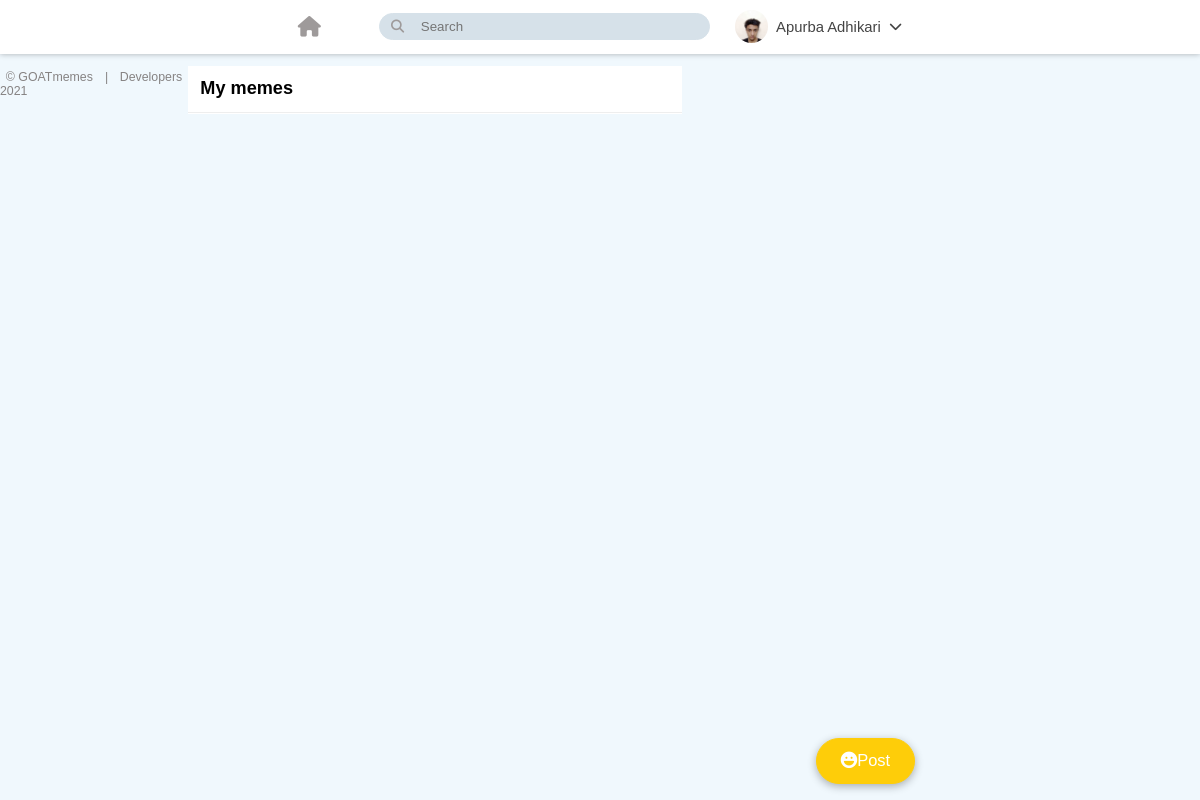
The page /mymemes (signed in) on the database as committed earlier.
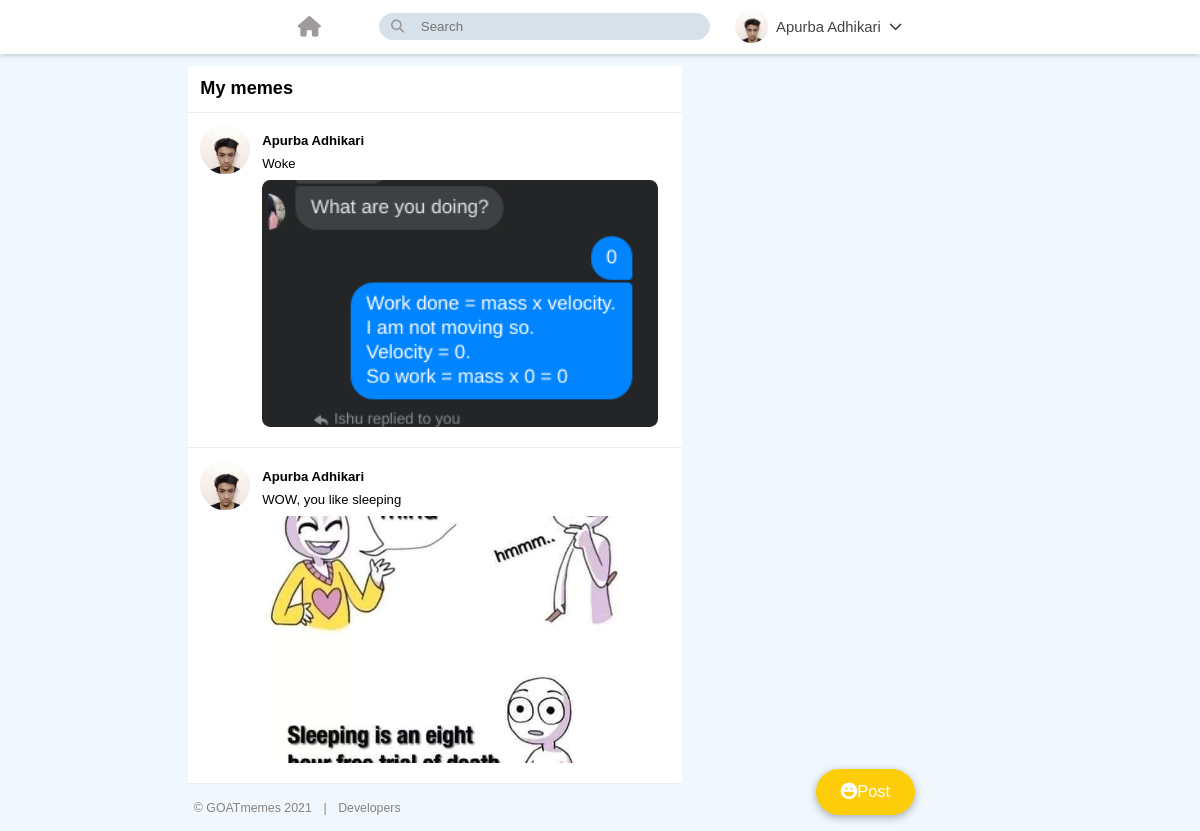
The same page on the database as committed later.
### forum/models.py (models this page shows)
class Memes(models.Model):
    posted_by = models.CharField(max_length=128)
    posted_by_email = models.CharField(max_length=124)
    caption = models.CharField(max_length=124)
    likes = models.IntegerField()
    usr_img = models.CharField(max_length=124, null=True)
    meme = models.ImageField(upload_to="memes/")

### forum/views.py (the view)
# urls.py: path('mymemes', mymemes),
def mymemes(request):
    if not request.session.get("logged"):
        return redirect("/")
    email = request.session.get("email")
    user = Users.objects.filter(email=email).first()
    users = Users.objects.all()[:3]
    meme = Memes.objects.filter(posted_by_email=email)
    content = {"user": user, "memes": meme, "top": users}
    return render(request, "mymemes.html", content)

### templates/mymemes.html (shortened to what this page needs)
<!DOCTYPE html>
<html>
<head>
    <link rel="stylesheet" href="/static/gossets/css/style.css">
</head>
<body>
       <section class="feeds-page">
        <nav class="feeds-nav dark-mode-1">
            <div class="icons">
                <a href="/"><i class="fas fa-home"></i></a>
            </div>
            <div class="search-bar">
                <i class="fas fa-search"></i>
                <form action="search">
                <input type="text" placeholder="Search" class="search-bar-input dark-mode-2 light-text border" name="query">
                            </form>
            </div>
            <div class="user">
                <div class="user-img-wrapper">
                    <img src="/media/{{ user.pic }}" alt="user1">
                </div>
                <a href="#" class="user-link light-text">{{ user.name }}</a>
                <i class="fas fa-chevron-down"></i>
            </div>
        </nav>
        <div class="feeds-content dark-mode-2">
        <div class="feeds-header dark-mode-1">
            <div class="header-top light-text border">
                <h4>My memes</h4>
            </div>
        </div>
{% for meme in memes %}
        <div class="posts dark-mode-1">
            <div class="post border">
                <div class="user-avatar">
                    <img src="/media/{{ meme.usr_img }}">
                </div>
                <div class="post-content">
                    <div class="post-user-info light-text">
                    <h4>{{ meme.posted_by }}</h4>
                    </div>
                    <p class="post-text light-text">
                        {{ meme.caption }}
                    </p>
                    <div class="post-img">
                        <img src="/media/{{ meme.meme }}" alt="">
                    </div>
                </div>
            </div>
{% endfor %}
            <footer class="follow-footer dark-mode-2">
                <ul>
                    <li><a href="#"> &copy; GOATmemes 2021</a></li>
                    <li><a href="#">|</a></li>
                    <li><a href="developers">Developers</a></li>
                </ul>
            </footer>
        </div>
        </div>
        <button type="button" class="post-btn">
            <i class="fas fa-laugh"></i>Post
        </button>
           <form method="post" action="/post" id="myform" enctype="multipart/form-data">
               </form>
    </section>
</body>
</html>

Rows that differ between the two databases and show on the page:
added Memes: usr_img (picture), posted_by "Apurba Adhikari", caption "Woke", meme (picture)
added Memes: usr_img (picture), posted_by "Apurba Adhikari", caption "WOW, you like sleeping", meme (picture)
